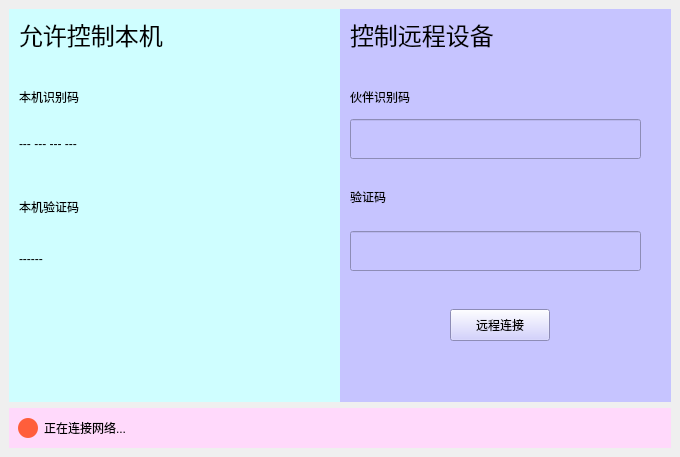
<?xml version="1.0" encoding="UTF-8"?>
<ui version="4.0">
 <class>MainWindow</class>
 <widget class="QMainWindow" name="MainWindow">
  <property name="geometry">
   <rect>
    <x>0</x>
    <y>0</y>
    <width>680</width>
    <height>457</height>
   </rect>
  </property>
  <property name="windowTitle">
   <string>MainWindow</string>
  </property>
  <widget class="QWidget" name="centralwidget">
   <layout class="QVBoxLayout" name="verticalLayout">
    <item>
     <widget class="QWidget" name="widget_3" native="true">
      <layout class="QHBoxLayout" name="horizontalLayout">
       <property name="spacing">
        <number>0</number>
       </property>
       <property name="leftMargin">
        <number>0</number>
       </property>
       <property name="topMargin">
        <number>0</number>
       </property>
       <property name="rightMargin">
        <number>0</number>
       </property>
       <property name="bottomMargin">
        <number>0</number>
       </property>
       <item>
        <widget class="QWidget" name="widget" native="true">
         <property name="styleSheet">
          <string notr="true">background-color: rgb(207, 254, 255);</string>
         </property>
         <widget class="QLabel" name="label">
          <property name="geometry">
           <rect>
            <x>10</x>
            <y>10</y>
            <width>151</width>
            <height>31</height>
           </rect>
          </property>
          <property name="font">
           <font>
            <pointsize>18</pointsize>
           </font>
          </property>
          <property name="text">
           <string>允许控制本机</string>
          </property>
         </widget>
         <widget class="QLabel" name="label_3">
          <property name="geometry">
           <rect>
            <x>10</x>
            <y>80</y>
            <width>71</width>
            <height>16</height>
           </rect>
          </property>
          <property name="text">
           <string>本机识别码</string>
          </property>
         </widget>
         <widget class="QLabel" name="label_5">
          <property name="geometry">
           <rect>
            <x>10</x>
            <y>115</y>
            <width>281</width>
            <height>40</height>
           </rect>
          </property>
          <property name="text">
           <string>--- --- --- ---</string>
          </property>
         </widget>
         <widget class="QLabel" name="label_6">
          <property name="geometry">
           <rect>
            <x>10</x>
            <y>190</y>
            <width>81</width>
            <height>16</height>
           </rect>
          </property>
          <property name="text">
           <string>本机验证码</string>
          </property>
         </widget>
         <widget class="QLabel" name="label_8">
          <property name="geometry">
           <rect>
            <x>10</x>
            <y>230</y>
            <width>281</width>
            <height>40</height>
           </rect>
          </property>
          <property name="text">
           <string>------</string>
          </property>
         </widget>
        </widget>
       </item>
       <item>
        <widget class="QWidget" name="widget_2" native="true">
         <property name="styleSheet">
          <string notr="true">background-color: rgb(198, 196, 255);</string>
         </property>
         <widget class="QLabel" name="label_2">
          <property name="geometry">
           <rect>
            <x>10</x>
            <y>10</y>
            <width>151</width>
            <height>31</height>
           </rect>
          </property>
          <property name="font">
           <font>
            <pointsize>18</pointsize>
           </font>
          </property>
          <property name="text">
           <string>控制远程设备</string>
          </property>
         </widget>
         <widget class="QLabel" name="label_4">
          <property name="geometry">
           <rect>
            <x>10</x>
            <y>80</y>
            <width>71</width>
            <height>16</height>
           </rect>
          </property>
          <property name="text">
           <string>伙伴识别码</string>
          </property>
         </widget>
         <widget class="QLineEdit" name="lineEdit">
          <property name="geometry">
           <rect>
            <x>10</x>
            <y>110</y>
            <width>291</width>
            <height>40</height>
           </rect>
          </property>
         </widget>
         <widget class="QLabel" name="label_7">
          <property name="geometry">
           <rect>
            <x>10</x>
            <y>180</y>
            <width>81</width>
            <height>16</height>
           </rect>
          </property>
          <property name="text">
           <string>验证码</string>
          </property>
         </widget>
         <widget class="QLineEdit" name="lineEdit_2">
          <property name="geometry">
           <rect>
            <x>10</x>
            <y>222</y>
            <width>291</width>
            <height>40</height>
           </rect>
          </property>
         </widget>
         <widget class="QPushButton" name="pushButton_2">
          <property name="geometry">
           <rect>
            <x>110</x>
            <y>300</y>
            <width>100</width>
            <height>32</height>
           </rect>
          </property>
          <property name="text">
           <string>远程连接</string>
          </property>
         </widget>
        </widget>
       </item>
      </layout>
     </widget>
    </item>
    <item>
     <widget class="QWidget" name="widget_4" native="true">
      <property name="maximumSize">
       <size>
        <width>16777215</width>
        <height>40</height>
       </size>
      </property>
      <property name="styleSheet">
       <string notr="true">background-color: rgb(255, 217, 251);</string>
      </property>
      <layout class="QHBoxLayout" name="horizontalLayout_2">
       <property name="spacing">
        <number>6</number>
       </property>
       <item>
        <widget class="QPushButton" name="pushButton">
         <property name="minimumSize">
          <size>
           <width>20</width>
           <height>20</height>
          </size>
         </property>
         <property name="maximumSize">
          <size>
           <width>20</width>
           <height>20</height>
          </size>
         </property>
         <property name="styleSheet">
          <string notr="true">border: none;
background-color: rgb(255, 94, 59);
border-radius: 10px;</string>
         </property>
         <property name="text">
          <string/>
         </property>
        </widget>
       </item>
       <item>
        <widget class="QLabel" name="label_9">
         <property name="minimumSize">
          <size>
           <width>0</width>
           <height>20</height>
          </size>
         </property>
         <property name="text">
          <string>正在连接网络...</string>
         </property>
        </widget>
       </item>
      </layout>
     </widget>
    </item>
   </layout>
  </widget>
 </widget>
 <resources/>
 <connections/>
</ui>
